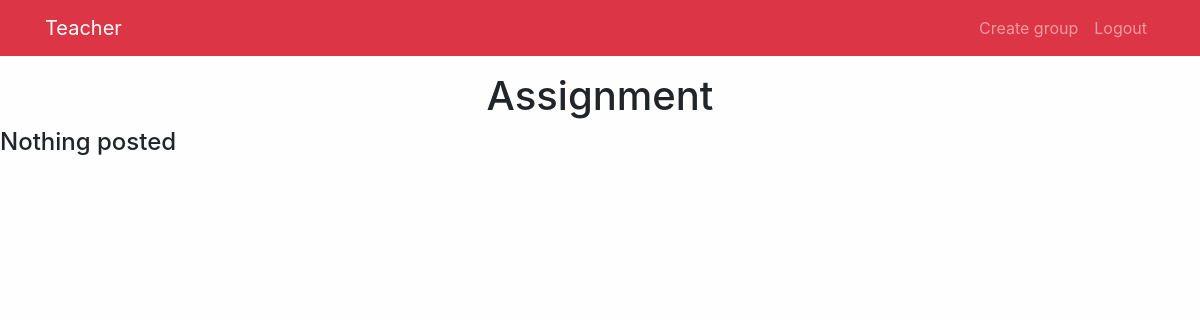
The page /teacher/viewassignment/3/ (signed in) on the database as committed earlier.
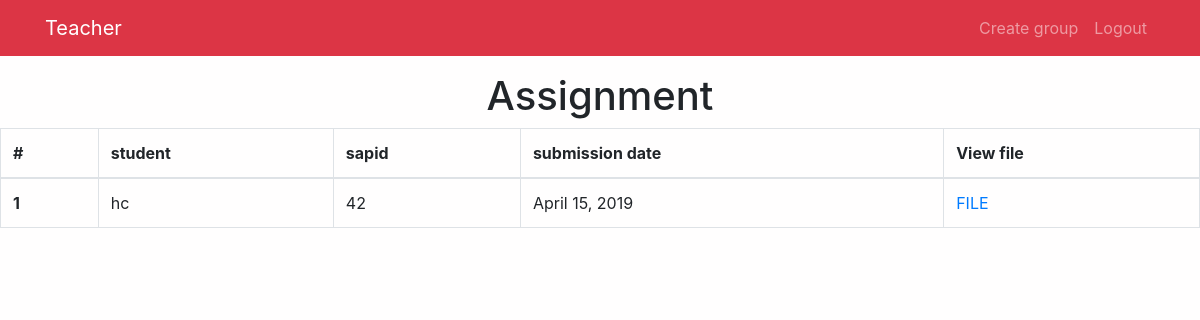
The same page on the database as committed later.
### student/models.py (models this page shows, shortened)
class student_assignment(models.Model):
    student=models.ForeignKey(students,on_delete=models.CASCADE)
    group=models.ForeignKey(group,on_delete=models.CASCADE)
    assignment=models.ForeignKey(assignment,on_delete=models.CASCADE)
    submission=models.DateField(auto_now=True)
    file = models.FileField(upload_to="assignment",blank=False,null=False)

### home/models.py (models this page shows, shortened)
class students(models.Model):
    user=models.OneToOneField(User,on_delete=models.CASCADE)
    sapid=models.PositiveIntegerField(blank=False)
    year=models.CharField(blank=False, max_length=20,choices=year_choices)
    div=models.CharField(max_length=20,choices=div_choices)
    batch=models.CharField(blank=False, max_length=20,choices=batch_choices)
    dept=models.CharField(choices=dept_choices, max_length=20)

### teachers/views.py (the view)
# urls.py: path('viewassignment/<int:assignpk>/',views.viewassignment,name="viewassignment"),
@login_required
def viewassignment(request,assignpk):
    try :
        assignment_list=student_assignment.objects.filter(assignment=assignpk)
    except :
        assignment_list=None
    context={
        'assignment_list':assignment_list
    }
    return render(request,"view_assignment.html",context)

### templates/view_assignment.html
{% extends "teacher_home.html" %}
{% block body %}
<h1 class="text-center">Assignment</h1>
{% if assignment_list %}
<table class="table table-bordered">
  <thead>
    <tr>
      <th scope="col">#</th>
      <th scope="col">student</th>
      <th scope="col">sapid</th>
      <th scope="col">submission date</th>
      <th scope='col'>View file</th>
    </tr>
  </thead>
  <tbody>
  {% for assignment in assignment_list %}
    <tr>
      <th scope="row">{{forloop.counter}}</th>
      <td>{{assignment.student.user}}</td>
      <td>{{assignment.student.sapid}}</td>
      <td>{{assignment.submission}}</td>
      <td> <a href="{% url 'teacher:teacher_view_all' pk=assignment.pk type='assignment' %}">FILE</a></td>
    </tr>
    {%endfor %}
  </tbody>
</table>
{%else %}
<h4>Nothing posted</h4>
{% endif %}
{% endblock %}

Rows that differ between the two databases and show on the page:
added student_assignment: student.user "hc", student.sapid "42", submission "April 15, 2019"
Other text that changed with them:
text no longer shown: "Nothing posted"
text now shown: "# student sapid submission date View file"
